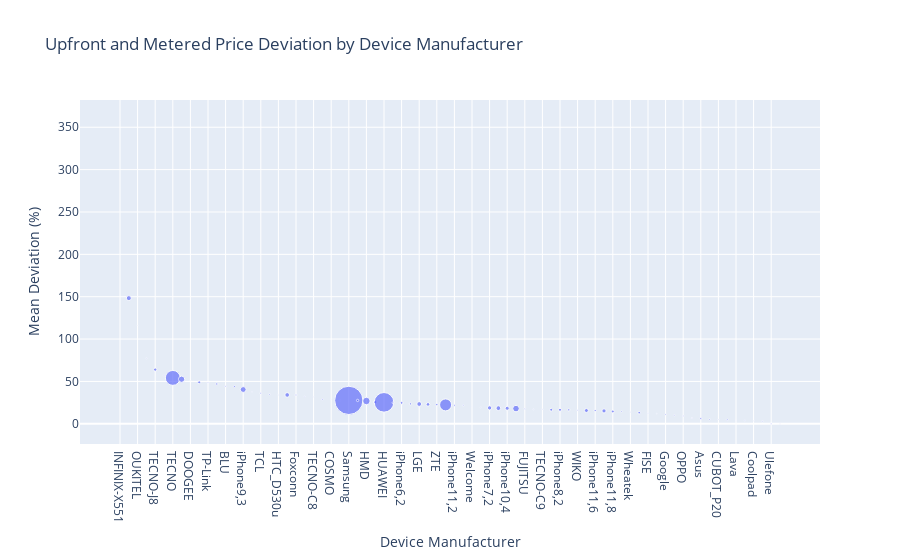

Notebook cell for this chart:
### Markdown cell above
We can now generate a bubble chart, which is effective for visualizing three-dimensional data on a two-dimensional plane. In this chart, the bubble size corresponds to the number of cases. <font color='red'>Notably, we observe that TECNO stands out as a significant contributor, with numerous cases and a notably high mean upfront price deviation from the metered price. This finding warrants further investigation to understand why this specific brand is consistently producing inaccurate upfront price calculations.</font>

### Code cell
dataset['Device Manufacturer'] = dataset['device_name'].str.split(' ').str[0]
device_manufacturer = dataset.groupby(['Device Manufacturer'])['price_diff_perc'].agg(['count', 'mean']).reset_index().sort_values(["mean"], ascending=False)
device_manufacturer = device_manufacturer.rename(columns={
    "mean": "Mean Deviation (%)",
    "count": "Number of Rides placed"
})


fig = px.scatter(device_manufacturer, x='Device Manufacturer', y="Mean Deviation (%)", size='Number of Rides placed', title='Upfront and Metered Price Deviation by Device Manufacturer')
fig.show()
device_manufacturer

### Figure 1 — Plotly figure (JSON) as saved in the notebook; plotly's stock layout.template omitted (floating-point values rounded to 4 significant figures)
{"data": [{"hovertemplate": "Device Manufacturer=%{x}<br>Mean Deviation (%)=%{y}<br>Number of Rides placed=%{marker.size}<extra></extra>", "legendgroup": "", "marker": {"color": "#636efa", "size": [1, 41, 1, 2, 18, 3, 363, 65, 1, 15, 4, 9, 4, 6, 56, 1, 5, 4, 1, 35, 6, 2, 1, 4, 1, 3, 1309, 9, 92, 21, 630, 4, 13, 8, 37, 22, 9, 236, 6, 4, 1, 2, 30, 37, 27, 71, 3, 2, 2, 14, 16, 9, 3, 26, 8, 29, 14, 4, 2, 11, 2, 1, 4, 3, 4, 3, 7, 4, 2, 5, 1, 2, 1, 3, 3, 1], "sizemode": "area", "sizeref": 3.272, "symbol": "circle"}, "mode": "markers", "name": "", "orientation": "v", "showlegend": false, "type": "scatter", "x": ["INFINIX-X551", "Itel", "OUKITEL", "DIGMA", "TECNO-J8", "SHARP", "TECNO", "INFINIX", "DOOGEE", "iPhone10,5", "TP-Link", "ITEL", "BLU", "TECNO-L8", "iPhone9,3", "KONKA", "TCL", "TECNO_W4", "HTC_D530u", "Infinix", "Foxconn", "iPhone10,2", "TECNO-C8", "iPhone12,3", "COSMO", "iPhone12,1", "Samsung", "iPhone7,1", "HMD", "LENOVO", "HUAWEI", "Motorola", "iPhone6,2", "HTC", "LGE", "BullittGroupLimited", "ZTE", "Xiaomi", "iPhone11,2", "iPhone12,5", "Welcome", "Prestigio", "iPhone7,2", "Sony", "iPhone10,4", "iPhone8,1", "FUJITSU", "HighScreen", "TECNO-C9", "iPhone9,4", "iPhone8,2", "Alps", "WIKO", "iPhone10,6", "iPhone11,6", "iPhone8,4", "iPhone11,8", "iPhone5,2", "Wheatek", "Blackview", "FISE", "Meizu", "Google", "TECNO-W5", "OPPO", "OnePlus", "Asus", "iPhone4,1", "CUBOT_P20", "TECNO-W3", "Lava", "iPhone6,1", "Coolpad", "JUST5", "Ulefone", "Cat"], "xaxis": "x", "y": [358.3, 148.4, 116.0, 77.32, 63.98, 57.32, 54.19, 52.61, 51.3, 48.98, 48.35, 47.0, 44.21, 44.06, 40.46, 37.69, 36.13, 34.69, 34.09, 34.07, 33.98, 32.09, 31.78, 28.79, 28.43, 27.7, 27.64, 27.58, 26.9, 25.67, 25.33, 24.78, 24.73, 23.53, 23.34, 22.91, 22.65, 22.33, 21.9, 21.81, 20.44, 19.44, 18.78, 18.48, 18.35, 17.96, 17.79, 17.13, 17.12, 16.59, 16.54, 16.46, 16.01, 15.7, 15.63, 15.21, 14.54, 14.5, 13.92, 13.11, 12.45, 12.0, 10.97, 10.14, 9.231, 6.765, 6.368, 5.158, 5.066, 4.845, 4.077, 4.056, 3.614, 3.079, 0, 0], "yaxis": "y"}], "layout": {"legend": {"itemsizing": "constant", "tracegroupgap": 0}, "title": {"text": "Upfront and Metered Price Deviation by Device Manufacturer"}, "xaxis": {"anchor": "y", "domain": [0, 1], "title": {"text": "Device Manufacturer"}}, "yaxis": {"anchor": "x", "domain": [0, 1], "title": {"text": "Mean Deviation (%)"}}}}
